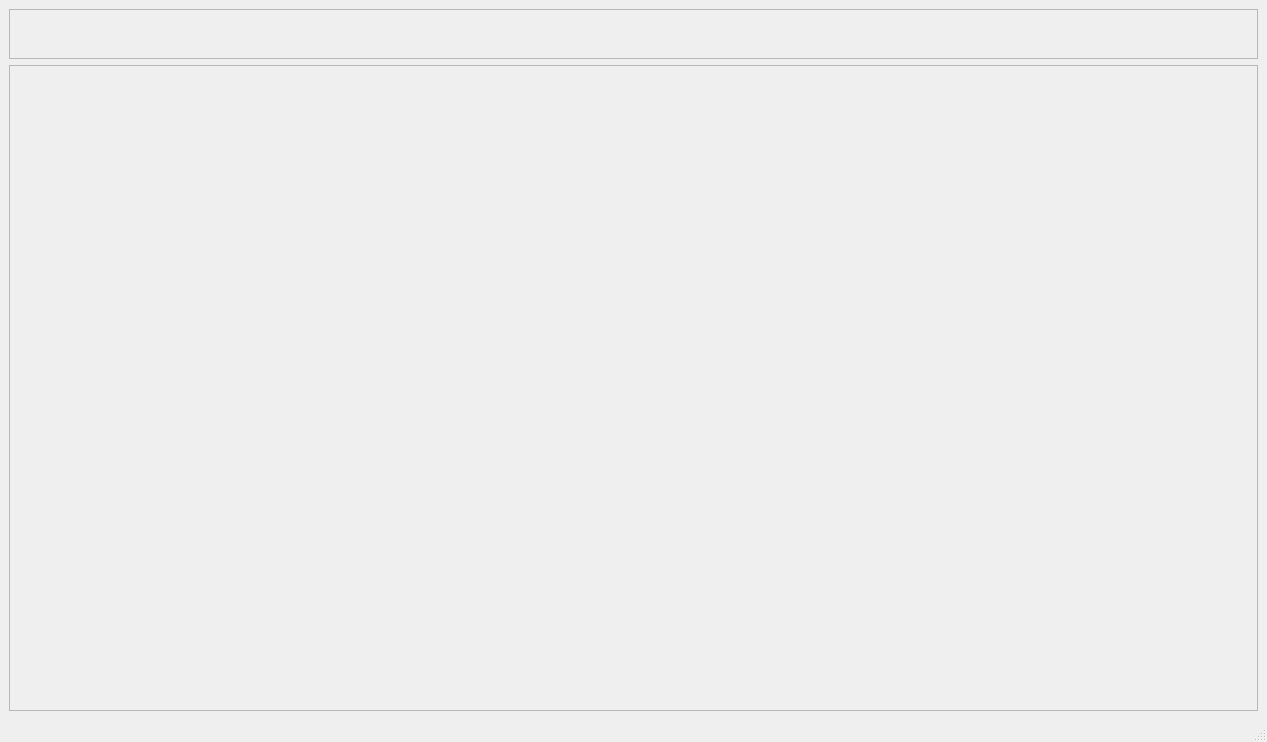
<?xml version="1.0" encoding="UTF-8"?>
<ui version="4.0">
 <class>MainWindow</class>
 <widget class="QMainWindow" name="MainWindow">
  <property name="geometry">
   <rect>
    <x>0</x>
    <y>0</y>
    <width>1267</width>
    <height>742</height>
   </rect>
  </property>
  <property name="sizePolicy">
   <sizepolicy hsizetype="Preferred" vsizetype="Preferred">
    <horstretch>0</horstretch>
    <verstretch>0</verstretch>
   </sizepolicy>
  </property>
  <property name="mouseTracking">
   <bool>false</bool>
  </property>
  <property name="windowTitle">
   <string>MainWindow</string>
  </property>
  <widget class="QWidget" name="centralwidget">
   <property name="sizePolicy">
    <sizepolicy hsizetype="Expanding" vsizetype="Expanding">
     <horstretch>0</horstretch>
     <verstretch>0</verstretch>
    </sizepolicy>
   </property>
   <property name="autoFillBackground">
    <bool>false</bool>
   </property>
   <layout class="QGridLayout" name="gridLayout">
    <item row="1" column="0">
     <widget class="QScrollArea" name="centralscroll">
      <property name="widgetResizable">
       <bool>true</bool>
      </property>
      <property name="alignment">
       <set>Qt::AlignCenter</set>
      </property>
      <widget class="QWidget" name="scrollAreaWidgetContents">
       <property name="geometry">
        <rect>
         <x>0</x>
         <y>0</y>
         <width>1247</width>
         <height>619</height>
        </rect>
       </property>
      </widget>
     </widget>
    </item>
    <item row="0" column="0">
     <widget class="QFrame" name="topFrame">
      <property name="sizePolicy">
       <sizepolicy hsizetype="Expanding" vsizetype="Fixed">
        <horstretch>0</horstretch>
        <verstretch>0</verstretch>
       </sizepolicy>
      </property>
      <property name="minimumSize">
       <size>
        <width>0</width>
        <height>50</height>
       </size>
      </property>
      <property name="baseSize">
       <size>
        <width>0</width>
        <height>0</height>
       </size>
      </property>
      <property name="frameShape">
       <enum>QFrame::StyledPanel</enum>
      </property>
      <property name="frameShadow">
       <enum>QFrame::Raised</enum>
      </property>
     </widget>
    </item>
   </layout>
  </widget>
  <widget class="QMenuBar" name="menubar">
   <property name="geometry">
    <rect>
     <x>0</x>
     <y>0</y>
     <width>1267</width>
     <height>25</height>
    </rect>
   </property>
  </widget>
  <widget class="QStatusBar" name="statusbar"/>
 </widget>
 <resources/>
 <connections/>
</ui>
